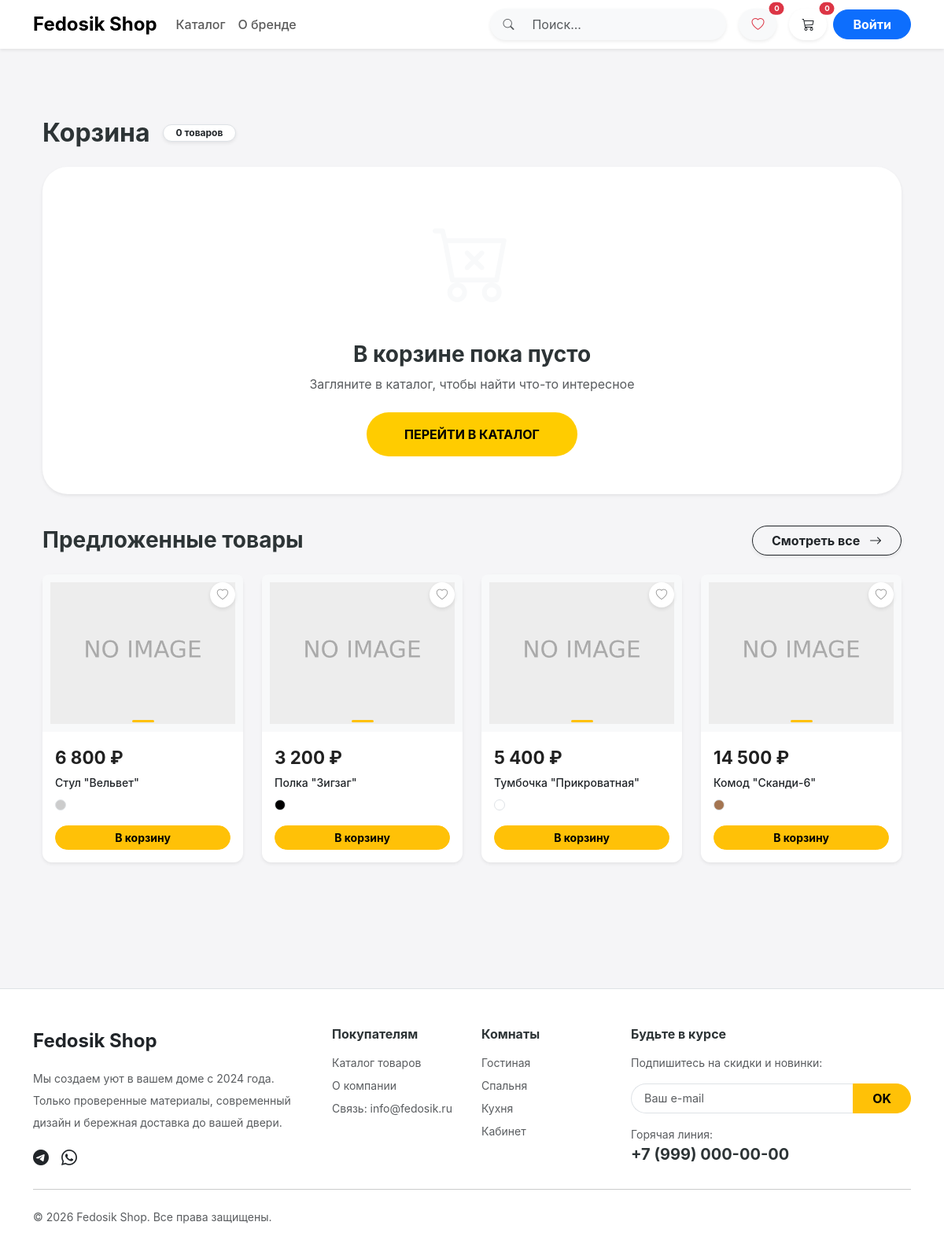
The app's page /cart.php with its own data.
### tables this page shows
CREATE TABLE `settings` (
  `key` varchar(50) NOT NULL,
  `value` text,
  `description` varchar(255) DEFAULT NULL
);

CREATE TABLE `products` (
  `id` int NOT NULL,
  `name` varchar(255) NOT NULL,
  `description` text,
  `price` decimal(10,2) NOT NULL,
  `image` varchar(255) DEFAULT NULL,
  `created_at` timestamp NULL DEFAULT CURRENT_TIMESTAMP,
  `color_id` int DEFAULT NULL,
  `material_id` int DEFAULT NULL,
  `category_id` int DEFAULT NULL,
  `style_id` int DEFAULT NULL,
  `room_id` int DEFAULT NULL
);

CREATE TABLE `attr_colors` (
  `id` int NOT NULL,
  `name` varchar(100) DEFAULT NULL,
  `color_code` varchar(20) DEFAULT NULL,
  `hex_code` varchar(7) DEFAULT '#cccccc'
);

### includes/recommendations.php (the view, shortened to what this page needs)
<?php
$cart_ids = [];
$cart_ids = array_filter(array_unique($cart_ids), function($v) { return $v > 0; });
$exclude_list = !empty($cart_ids) ? implode(',', $cart_ids) : '0';
$history_cats = [0];
$history_cats_str = implode(',', array_unique($history_cats));
$current_styles = [0]; $current_rooms = [0]; $current_cats = [0];
$avg_cart_price = 0;
$final_price_limit = ($avg_cart_price > 0) ? ($avg_cart_price * 1.8) : 15000;
$styles_str = implode(',', array_unique($current_styles));
$rooms_str  = implode(',', array_unique($current_rooms));
$cats_str   = implode(',', array_unique($current_cats));
$sql = "
SELECT p.*, cl.name as color_name, cl.hex_code as color_hex,
    (
        -- 1. Ручные связи (самый высокий приоритет)
        (SELECT COUNT(*) * 150 FROM product_related pr WHERE pr.product_id IN ($exclude_list) AND pr.related_id = p.id) +
        -- 2. Совпадение по комнате
        (CASE WHEN p.room_id IN ($rooms_str) THEN 60 ELSE 0 END) +
        -- 3. ЗЕРКАЛЬНЫЕ СВЯЗИ (текущие интересы + история покупок)
        (SELECT COUNT(*) * 40 FROM attr_category_links cl_link
         WHERE (cl_link.parent_cat_id IN ($cats_str, $history_cats_str) AND cl_link.linked_cat_id = p.category_id)
            OR (cl_link.linked_cat_id IN ($cats_str, $history_cats_str) AND cl_link.parent_cat_id = p.category_id)
        ) +
        -- 4. ПЕРСОНАЛЬНЫЙ БОНУС (лояльность к ранее купленным категориям)
        (CASE WHEN p.category_id IN ($history_cats_str) THEN 30 ELSE 0 END) +
        -- 5. Единство стиля
        (CASE WHEN p.style_id IN ($styles_str) THEN 50 ELSE 0 END)
    ) as relevance_score
FROM products p
LEFT JOIN attr_colors cl ON p.color_id = cl.id
WHERE p.id NOT IN ($exclude_list)
  AND p.price <= $final_price_limit
ORDER BY relevance_score DESC, RAND()
LIMIT 4
";
$recommendations = $pdo->query($sql)->fetchAll();
?>
<section class="mb-5 pt-4">
    <div class="d-flex align-items-center justify-content-between mb-4">
        <h3 class="fw-bold mb-0">Предложенные товары</h3>
        <a href="shop.php" class="btn btn-outline-dark rounded-pill px-4 fw-bold shadow-sm small">
            Смотреть все <i class="bi bi-arrow-right ms-2"></i>
        </a>
    </div>
    <div class="row row-cols-1 row-cols-md-2 row-cols-lg-4 g-4">
        <?php foreach ($recommendations as $p_rec):
            $img_stmt = $pdo->prepare("
                SELECT pi.image_path, pi.color_name, ac.hex_code
                FROM product_images pi
                LEFT JOIN attr_colors ac ON pi.color_name = ac.name
                WHERE pi.product_id = ?
            ");
            $img_stmt->execute([$p_rec['id']]);
            $raw_imgs = $img_stmt->fetchAll(PDO::FETCH_ASSOC);
            $all_images = [];
            $hex_map = [];
            if (!empty($raw_imgs)) {
                foreach ($raw_imgs as $row) {
                    $all_images[$row['color_name']][] = $row;
                    $hex_map[$row['color_name']] = $row['hex_code'];
                }
            } else {
                $c_name = $p_rec['color_name'] ?? 'Стандарт';
                $all_images[$c_name][] = ['image_path' => $p_rec['image']];
                $hex_map[$c_name] = $p_rec['color_hex'] ?? '#ddd';
            }
            $first_c = array_key_first($all_images);
            $p_count = count($all_images[$first_c]);
        ?>
        <div class="col">
            <div class="ym-card h-100 shadow-sm border-0 position-relative" id="product-rec-<?= $p_rec['id'] ?>" data-current-color="<?= htmlspecialchars($first_c) ?>" data-current-index="0">
                <?php $is_wish = in_array($p_rec['id'], $user_wishlist); ?>
                <button class="wishlist-btn position-absolute"
                        onclick="event.preventDefault(); toggleWishlist(<?= $p_rec['id'] ?>, this)"
                        style="top: 10px; right: 10px; z-index: 10; border: none; background: white; border-radius: 50%; width: 32px; height: 32px; box-shadow: 0 2px 5px rgba(0,0,0,0.1); display: flex; align-items: center; justify-content: center; padding: 0;">
                    <i class="bi <?= $is_wish ? 'bi-heart-fill text-danger' : 'bi-heart' ?>" style="font-size: 0.9rem;"></i>
                </button>
                <div class="ym-card-img-wrapper position-relative" style="height: 200px; overflow: hidden; background: #f8f9fa; border-radius: 8px 8px 0 0;">
                    <a href="product.php?id=<?= $p_rec['id'] ?>" class="d-block h-100">
                        <?php
                            $path = $all_images[$first_c][0]['image_path'];
                            $src = (strpos($path, 'http') === 0) ? $path : 'images/' . str_replace('images/', '', $path);
                        ?>
                        <img src="<?= $src ?>"
                        class="main-img w-100 h-100"
                        id="main-img-rec-<?= $p_rec['id'] ?>"
                        style="object-fit: cover;"
                        onerror="this.onerror=null; this.src='images/no-image.png';">
                    </a>
                    <div class="slider-dots" id="dots-rec-<?= $p_rec['id'] ?>">
                        <?php for($i=0; $i < $p_count; $i++): ?>
                            <div class="dot <?= ($i === 0) ? 'active' : '' ?>"></div>
                        <?php endfor; ?>
                    </div>
                </div>
                <div class="ym-card-body p-3 d-flex flex-column">
                    <div class="ym-price fw-bold mb-1"><?= number_format($p_rec['price'], 0, '.', ' ') ?> ₽</div>
                    <a href="product.php?id=<?= $p_rec['id'] ?>" class="text-decoration-none text-dark small mb-2 d-block text-truncate fw-medium">
                        <?= htmlspecialchars($p_rec['name']) ?>
                    </a>
                    <div class="d-flex align-items-center mb-3" style="min-height: 20px;">
                        <?php foreach($all_images as $c_name => $photos): ?>
                            <span class="color-swatch border me-1"
                                style="background: <?= $hex_map[$c_name] ?? '#ddd' ?>; width: 14px; height: 14px; border-radius: 50%; cursor: pointer;"
                                onclick="setProductColorRec(<?= $p_rec['id'] ?>, '<?= htmlspecialchars($c_name) ?>')"
                                title="<?= htmlspecialchars($c_name) ?>">
                            </span>
                        <?php endforeach; ?>
                    </div>
                    <button class="btn btn-warning w-100 rounded-pill btn-sm fw-bold add-to-cart-btn"
                            data-id="<?= $p_rec['id'] ?>">
                        В корзину
                    </button>
                </div>
            </div>
        </div>
        <?php endforeach; ?>
    </div>
</section>

### includes/header.php (shortened to what this page needs)
<?php
$cart_count = isset($_SESSION['cart']) ? array_sum($_SESSION['cart']) : 0;
$user_wishlist = [];
$settings_query = $pdo->query("SELECT * FROM settings")->fetchAll(PDO::FETCH_UNIQUE);
$site_name = $settings_query['site_name']['value'] ?? 'FurnitureShop';
?>
<!DOCTYPE html>
<html lang="ru">
<head>
    <link rel="stylesheet" href="assets/css/bootstrap-icons.min.css">
    <link rel="stylesheet" href="assets/css/bootstrap.min.css">
    <link rel="stylesheet" href="css/style.css">
</head>
<body>
<nav class="navbar navbar-expand-lg navbar-light bg-white shadow-sm sticky-top mb-4 py-2">
  <div class="container">
    <a class="navbar-brand fw-bold fs-4" href="index.php">
        <?= htmlspecialchars($site_name) ?>
    </a>
    <div class="collapse navbar-collapse" id="navbarNav">
      <ul class="navbar-nav me-auto mb-2 mb-lg-0 fw-medium">
        <li class="nav-item"><a class="nav-link" href="shop.php">Каталог</a></li>
        <li class="nav-item"><a class="nav-link" href="about.php">О бренде</a></li>
      </ul>
      <div class="d-flex flex-column flex-lg-row align-items-lg-center gap-2 mt-3 mt-lg-0">
        <div class="search-box-wrapper me-lg-2">
            <div class="search-box position-relative d-none d-lg-block" style="width: 300px;">
                <div class="input-group shadow-sm rounded-pill overflow-hidden bg-light border-0">
                    <span class="input-group-text bg-transparent border-0 ps-3"><i class="bi bi-search text-muted small"></i></span>
                    <input type="text" id="main-search" class="form-control bg-transparent border-0 py-2 shadow-none" placeholder="Поиск..." autocomplete="off">
                </div>
            </div>
        </div>
        <div class="dropdown">
            <button class="btn btn-light rounded-pill border-0 shadow-sm d-none d-lg-block px-3 py-2 position-relative"
                    data-bs-toggle="dropdown" type="button">
                <i class="bi bi-heart text-danger"></i>
                <span class="position-absolute top-0 start-100 translate-middle badge rounded-pill bg-danger wish-badge" style="font-size: 0.6rem;">
                    <?= isset($user_wishlist) ? count($user_wishlist) : 0 ?>
                </span>
            </button>
        </div>
        <div class="dropdown ms-lg-2">
            <button class="btn btn-outline-dark border-0 shadow-sm rounded-pill d-none d-lg-block px-3 py-2 position-relative"
                    data-bs-toggle="dropdown" type="button">
                <i class="bi bi-cart3"></i>
                <span class="position-absolute top-0 start-100 translate-middle badge rounded-pill bg-danger cart-badge" style="font-size: 0.6rem;">
                    <?= $cart_count ?? 0 ?>
                </span>
            </button>
        </div>
        <?php if (isset($_SESSION['user_id'])): ?>
            <div class="dropdown">
                <button class="btn btn-dark rounded-pill w-100 text-start text-lg-center px-3 py-2 dropdown-toggle no-caret" data-bs-toggle="dropdown">
                    <i class="bi bi-person-circle me-2 me-lg-0"></i> <span class="d-lg-none">Профиль</span>
                </button>
                <ul class="dropdown-menu dropdown-menu-end shadow-lg border-0 rounded-4">
                    <li><a class="dropdown-item py-2" href="profile.php">Мой профиль</a></li>
                    <?php
                    $userRole = $_SESSION['role'] ?? 'user';
                    ?>
                    <?php if ($userRole === 'admin'): ?>
                        <li><a class="dropdown-item py-2 fw-bold text-primary" href="admin/index.php">
                            <i class="bi bi-shield-lock me-2"></i>Админ-панель
                        </a></li>
                    <?php endif; ?>
                    <?php if ($userRole === 'warehouse' || $userRole === 'admin'): ?>
                        <li><a class="dropdown-item py-2 fw-bold text-success" href="admin/warehouse.php">
                            <i class="bi bi-box-seam me-2"></i>Складской учет
                        </a></li>
                    <?php endif; ?>
                    <li><hr class="dropdown-divider"></li>
                    <li><a class="dropdown-item text-danger py-2" href="logout.php">Выход</a></li>
                </ul>
            </div>
        <?php else: ?>
            <a href="login.php" class="btn btn-primary rounded-pill px-4 w-100 mt-2 mt-lg-0 fw-bold">Войти</a>
        <?php endif; ?>
      </div>
    </div>
  </div>
</nav>
<main class="container py-3">

### includes/footer.php (shortened to what this page needs)
<?php
$settings_query = $pdo->query("SELECT * FROM settings")->fetchAll(PDO::FETCH_UNIQUE);
$site_name = $settings_query['site_name']['value'] ?? 'FedosikShop';
$phone = $settings_query['contact_phone']['value'] ?? '8 800 000-00-00';
$email = $settings_query['contact_email']['value'] ?? 'info@shop.ru';
?>
</main>
<footer class="bg-white border-top mt-5 pt-5 pb-4">
    <div class="container">
        <div class="row g-4">
            <div class="col-lg-4 col-md-6">
                <a class="navbar-brand fw-bold fs-4 text-dark mb-3 d-block" href="index.php">
                    <?= htmlspecialchars($site_name) ?>
                </a>
                <p class="text-muted small lh-lg">
                    Мы создаем уют в вашем доме с 2024 года. <br>
                    Только проверенные материалы, современный дизайн и бережная доставка до вашей двери.
                </p>
                <div class="d-flex gap-3 mt-3">
                    <a href="#" class="text-dark fs-5"><i class="bi bi-telegram"></i></a>
                    <a href="#" class="text-dark fs-5"><i class="bi bi-whatsapp"></i></a>
                </div>
            </div>
            <div class="col-lg-2 col-md-6 col-6">
                <h6 class="fw-bold mb-3">Покупателям</h6>
                <ul class="list-unstyled small">
                    <li class="mb-2"><a href="shop.php" class="text-muted text-decoration-none">Каталог товаров</a></li>
                    <li class="mb-2"><a href="about.php" class="text-muted text-decoration-none">О компании</a></li>
                    <li class="mb-2"><a href="#" class="text-muted text-decoration-none text-nowrap">Связь: <?= htmlspecialchars($email) ?></a></li>
                </ul>
            </div>
            <div class="col-lg-2 col-md-6 col-6">
                <h6 class="fw-bold mb-3">Комнаты</h6>
                <ul class="list-unstyled small">
                    <li class="mb-2"><a href="shop.php?room=Гостиная" class="text-muted text-decoration-none">Гостиная</a></li>
                    <li class="mb-2"><a href="shop.php?room=Спальня" class="text-muted text-decoration-none">Спальня</a></li>
                    <li class="mb-2"><a href="shop.php?room=Кухня" class="text-muted text-decoration-none">Кухня</a></li>
                    <li class="mb-2"><a href="shop.php?room=Офис" class="text-muted text-decoration-none">Кабинет</a></li>
                </ul>
            </div>
            <div class="col-lg-4 col-md-6">
                <h6 class="fw-bold mb-3">Будьте в курсе</h6>
                <p class="text-muted small mb-3">Подпишитесь на скидки и новинки:</p>
                <div class="input-group mb-3">
                    <input type="text" class="form-control border-end-0 rounded-start-pill ps-3" placeholder="Ваш e-mail" style="font-size: 0.9rem;">
                    <button class="btn btn-warning rounded-end-pill px-4 fw-bold" type="button">OK</button>
                </div>
                <div class="small">
                    <div class="text-muted">Горячая линия:</div>
                    <div class="fw-bold fs-5 text-nowrap">
                        <?= htmlspecialchars($phone) ?>
                    </div>
                </div>
            </div>
        </div>
        <hr class="my-4 opacity-10">
        <div class="row align-items-center">
            <div class="col-md-6 text-center text-md-start">
                <p class="text-muted small mb-0">
                    &copy; <?= date('Y') ?> <?= htmlspecialchars($site_name) ?>. Все права защищены.
                </p>
            </div>
        </div>
    </div>
</footer>
</body>
</html>

### records on screen
settings: value "Fedosik Shop"
products: price "6 800", name "Стул \"Вельвет\""
products: price "3 200", name "Полка \"Зигзаг\""
products: price "5 400", name "Тумбочка \"Прикроватная\""
products: price "14 500", name "Комод \"Сканди-6\""
settings: value "info@fedosik.ru"
settings: value "+7 (999) 000-00-00"

### other values on screen
count($user_wishlist) "0"
$cart_count "0"
array_sum($_SESSION['cart']) "0"
